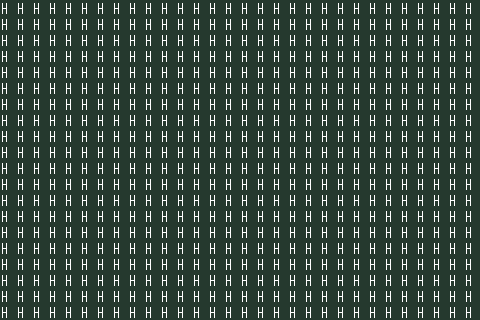

A level layout from a 2D game, rendered from its tile map. Below: a short description, then the map file with its tile-grid data intact:
An orthogonal 30x20 tile map with 16x16 px tiles, 1 tile layer (prototype).

<map version="1.10" tiledversion="1.10.2" orientation="orthogonal" renderorder="right-down" width="30" height="20" tilewidth="16" tileheight="16" infinite="0" nextlayerid="9" nextobjectid="1">
 <tileset firstgid="110" source="HiddenJungle_TSX.tsx" />
 <layer id="1" name="prototype" width="30" height="20">
  <data encoding="csv">
206,206,206,206,206,206,206,206,206,206,206,206,206,206,206,206,206,206,206,206,206,206,206,206,206,206,206,206,206,206,
206,206,206,206,206,206,206,206,206,206,206,206,206,206,206,206,206,206,206,206,206,206,206,206,206,206,206,206,206,206,
206,206,206,206,206,206,206,206,206,206,206,206,206,206,206,206,206,206,206,206,206,206,206,206,206,206,206,206,206,206,
206,206,206,206,206,206,206,206,206,206,206,206,206,206,206,206,206,206,206,206,206,206,206,206,206,206,206,206,206,206,
206,206,206,206,206,206,206,206,206,206,206,206,206,206,206,206,206,206,206,206,206,206,206,206,206,206,206,206,206,206,
206,206,206,206,206,206,206,206,206,206,206,206,206,206,206,206,206,206,206,206,206,206,206,206,206,206,206,206,206,206,
206,206,206,206,206,206,206,206,206,206,206,206,206,206,206,206,206,206,206,206,206,206,206,206,206,206,206,206,206,206,
206,206,206,206,206,206,206,206,206,206,206,206,206,206,206,206,206,206,206,206,206,206,206,206,206,206,206,206,206,206,
206,206,206,206,206,206,206,206,206,206,206,206,206,206,206,206,206,206,206,206,206,206,206,206,206,206,206,206,206,206,
206,206,206,206,206,206,206,206,206,206,206,206,206,206,206,206,206,206,206,206,206,206,206,206,206,206,206,206,206,206,
206,206,206,206,206,206,206,206,206,206,206,206,206,206,206,206,206,206,206,206,206,206,206,206,206,206,206,206,206,206,
206,206,206,206,206,206,206,206,206,206,206,206,206,206,206,206,206,206,206,206,206,206,206,206,206,206,206,206,206,206,
206,206,206,206,206,206,206,206,206,206,206,206,206,206,206,206,206,206,206,206,206,206,206,206,206,206,206,206,206,206,
206,206,206,206,206,206,206,206,206,206,206,206,206,206,206,206,206,206,206,206,206,206,206,206,206,206,206,206,206,206,
206,206,206,206,206,206,206,206,206,206,206,206,206,206,206,206,206,206,206,206,206,206,206,206,206,206,206,206,206,206,
206,206,206,206,206,206,206,206,206,206,206,206,206,206,206,206,206,206,206,206,206,206,206,206,206,206,206,206,206,206,
206,206,206,206,206,206,206,206,206,206,206,206,206,206,206,206,206,206,206,206,206,206,206,206,206,206,206,206,206,206,
206,206,206,206,206,206,206,206,206,206,206,206,206,206,206,206,206,206,206,206,206,206,206,206,206,206,206,206,206,206,
206,206,206,206,206,206,206,206,206,206,206,206,206,206,206,206,206,206,206,206,206,206,206,206,206,206,206,206,206,206,
206,206,206,206,206,206,206,206,206,206,206,206,206,206,206,206,206,206,206,206,206,206,206,206,206,206,206,206,206,206
</data>
 </layer>
</map>
